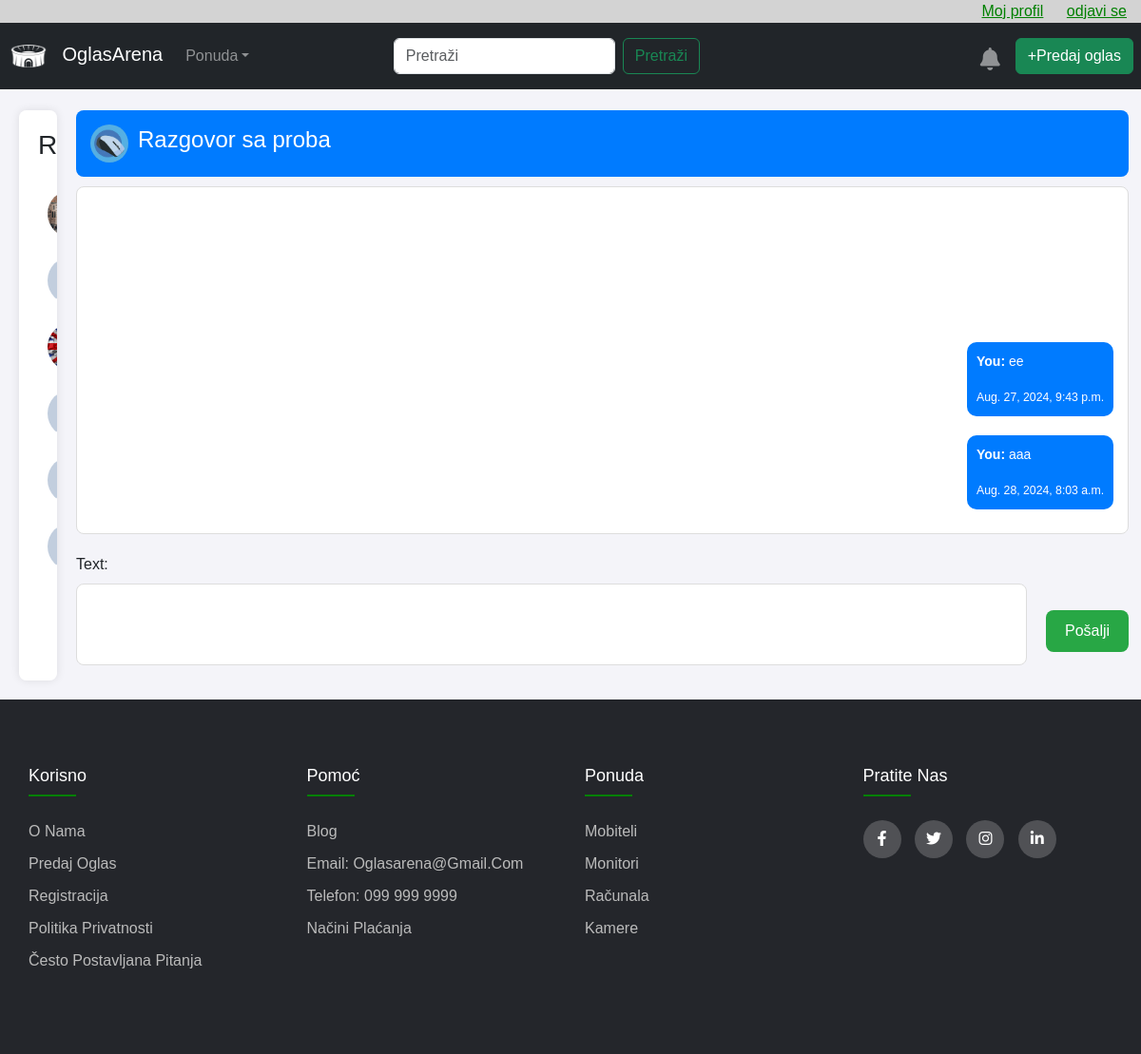
Screenshot of /13/ (signed in) with the database file from the repository.
### myapp/models.py (models this page shows, shortened)
class Profile(models.Model):
    user = models.OneToOneField(User, null=True, on_delete=models.CASCADE)
    city = models.CharField(max_length=50)
    address = models.CharField(max_length=100)
    name = models.CharField(max_length=50, null=True)
    surname = models.CharField(max_length=50, null=True)
    profile_picture = models.ImageField(upload_to='profile_pictures/', blank=True, null=True)
    created_at = models.DateTimeField(auto_now_add=True)

### messenger/models.py (models this page shows, shortened)
class Message(models.Model):
    m_sender = models.ForeignKey(User, on_delete=models.CASCADE,related_name="m_sender")
    m_receiver = models.ForeignKey(User, on_delete=models.CASCADE,related_name="m_receiver")
    sent_at = models.DateTimeField(default=timezone.now)
    text = models.CharField(max_length=5000)
    @classmethod
    def get_all_conversations(cls, user):
        messages = cls.objects.filter(models.Q(m_sender=user) | models.Q(m_receiver=user))
        users_in_conversations = User.objects.filter(
            id__in=messages.values_list('m_sender', flat=True).union(messages.values_list('m_receiver', flat=True))
        ).distinct()
        users_in_conversations = users_in_conversations.exclude(id=user.id)
        return users_in_conversations
    @classmethod
    def get_all_messages(cls, user, other_user):
        messages = cls.objects.filter(
            (models.Q(m_sender=user) & models.Q(m_receiver=other_user)) |
            (models.Q(m_sender=other_user) & models.Q(m_receiver=user))
        ).order_by('-sent_at')
        return messages

### messenger/views.py (the view)
# urls.py: path("<int:user_id>/", views.messages_from_conversations, name="messages_from_conversations"),
@login_required
def messages_from_conversations(request, user_id=None):
    user = request.user
    my_conversations = Message.get_all_conversations(user)
    notification_id = request.GET.get('notification_id')
    if notification_id:
        notifications = Notification.objects.filter(id=notification_id, receiver=user, is_read=False)
        notifications.update(is_read=True)
    if not my_conversations:
        other_user = None
        all_messages = None
    else:
        if user_id:
            other_user = get_object_or_404(User, pk=user_id)
        else:
            other_user = my_conversations.first().user
        if other_user:
            all_messages = Message.get_all_messages(user, other_user)
        else:
            all_messages = None
    if request.method == 'POST':
        form = MessageForm(request.POST)
        if form.is_valid():
            message = form.save(commit=False)
            message.m_sender = request.user
            message.m_receiver = other_user
            message.save()
            notification = Notification(
                receiver=other_user,
                sender=request.user,
                message=f"Primili ste novu poruku od {request.user.username}: {message.text}",
                type=1,
                transaction = None
            )
            notification.save()
            print(f"Poruka poslana korisniku {other_user}: {message.text}")
    else:
        form = MessageForm()
    context = {
        'my_conversations': my_conversations,
        'other_user': other_user,
        'all_messages': all_messages,
        'form': form,
        'no_conversations': not my_conversations
    }
    return render(request, 'messenger/messenger.html', context)

### myapp/forms.py
class MessageForm(forms.ModelForm):
    receiver_id = forms.IntegerField(widget=forms.HiddenInput(), required=True)
    class Meta:
        model = Message
        fields = ['text']
    def __init__(self, *args, **kwargs):
        receiver_id = kwargs.pop('receiver_id', None)
        super(MessageForm, self).__init__(*args, **kwargs)
        if receiver_id is not None:
            self.fields['receiver_id'].initial = receiver_id

### myapp/context_processors.py (called while the page is built)
def notifications_context(request):
    if request.user.is_authenticated:
        notifications = Notification.objects.filter(receiver=request.user)
        unread_notifications_count = notifications.filter(is_read=False).count()
    else:
        notifications = []
        unread_notifications_count = 0
    return {
        'notifications': notifications,
        'unread_notifications_count': unread_notifications_count,
    }

### messenger/templates/messenger/messenger.html (shortened to what this page needs)
{% extends 'advertisement/base.html' %}
{% load static %}
{% block content %}
<br><br><br><br>
<div class="messenger">
    <div class="conversations">
        <h3>Razgovori:</h3>
        <div class="conversation-list">
            {% for conversation in my_conversations %}
                <a href="{% url 'messenger:messages_from_conversations' user_id=conversation.id %}" class="conversation-item">
                    {% if conversation.profile.profile_picture %}
                        <img src="{{ conversation.profile.profile_picture.url }}" alt="Profile Picture" class="profile-icon">
                    {% else %}
                        <img src="{% static 'myapp/images/male-profile-picture.jpg' %}" alt="Profile Picture" class="profile-icon">
                    {% endif %}
                </a>
            {% endfor %}
        </div>
    </div>
    <div class="chat">
        {% if other_user %}
            <div class="chat-header">
                <a href="{% url 'seller_profile' user_id=other_user.id %}" class="header-link">
                    {% if other_user.profile.profile_picture %}
                        <img src="{{ other_user.profile.profile_picture.url }}" alt="Profile Picture" class="header-profile-icon">
                    {% else %}
                        <img src="{% static 'myapp/images/male-profile-picture.jpg' %}" alt="Profile Picture" class="header-profile-icon">
                    {% endif %}
                    <h4>Razgovor sa {{ other_user.username }}</h4>
                </a>
            </div>
            <div class="messages">
                {% for message in all_messages %}
                    <div class="message {% if message.m_sender == request.user %}sent{% else %}received{% endif %}">
                        <p><strong>{% if message.m_sender == request.user %}You{% else %}{{ message.m_sender.username }}{% endif %}: </strong>{{ message.text }}</p>
                        <small>{{ message.sent_at }}</small>
                    </div>
                {% endfor %}
                <div id="scroll-target"></div>
            </div>
            <form method="post" class="message-form">
                {{ form.as_p }}
                <button type="submit" class="btn-send">Pošalji</button>
            </form>
        {% else %}
            <p>Select a conversation to view messages.</p>
        {% endif %}
    </div>
</div>
{% endblock %}

### myapp/static/css/style2.css (style rules this page uses)
body { line-height: 1.5; font-family: 'Poppins', sans-serif; }
* { margin: 0; padding: 0; box-sizing: border-box; }
button { margin-top: 20px; padding: 10px 20px; background-color: #28a745; color: white; border: none; border-radius: 8px; cursor: pointer; font-size: 16px; transition: background-color 0.3s ease; }

### messenger/templates/messenger/messenger.html (style rules this page uses)
.messenger { display: flex; height: 80vh; gap: 20px; padding: 20px; background-color: #f4f4f9; }
.conversations { flex: 2; background-color: #ffffff; border-radius: 8px; box-shadow: 0 0 10px rgba(0, 0, 0, 0.1); padding: 20px; overflow-y: auto; max-height: 100%; }
.conversation-list { margin-top: 20px; }
.conversation-item { display: flex; align-items: center; padding: 10px; border-radius: 8px; text-decoration: none; color: #333; transition: background-color 0.2s; }
.profile-icon { width: 50px; height: 50px; border-radius: 50%; object-fit: cover; }
.chat { flex: 6; display: flex; flex-direction: column; gap: 10px; }
.chat-header { background-color: #007bff; color: white; padding: 15px; border-radius: 8px; font-size: 18px; font-weight: bold; }
.header-link { display: flex; align-items: center; color: white; text-decoration: none; }
.header-profile-icon { width: 40px; height: 40px; border-radius: 50%; object-fit: cover; margin-right: 10px; }
.messages { flex: 1; display: flex; flex-direction: column-reverse; gap: 10px; overflow-y: auto; padding: 15px; background-color: #ffffff; border-radius: 8px; border: 1px solid #ddd; }
.message { max-width: 70%; padding: 10px; border-radius: 10px; color: white; margin-bottom: 10px; font-size: 14px; }
.sent { background-color: #007bff; align-self: flex-end; }
.message-form { align-items: center; display: flex; gap: 10px; padding-top: 10px; width: 100%; }
.message-form input[type="text"] { flex: 1; padding: 30px; border: 1px solid #ddd; border-radius: 8px; margin-right: 10px; width: 1000px; }
.btn-send { padding: 10px 20px; border: none; border-radius: 8px; background-color: #28a745; color: white; cursor: pointer; font-size: 16px; transition: background-color 0.3s; align-self: flex-end; margin-bottom: 30px; }
#scroll-target { height: 1px; }

### rows the page displays
Message: shows "You", text "aaa", sent_at "Aug. 28, 2024, 8:03 a.m."
Message: shows "You", text "ee", sent_at "Aug. 27, 2024, 9:43 p.m."

### other values shown
{{ other_user.username }} "proba"
